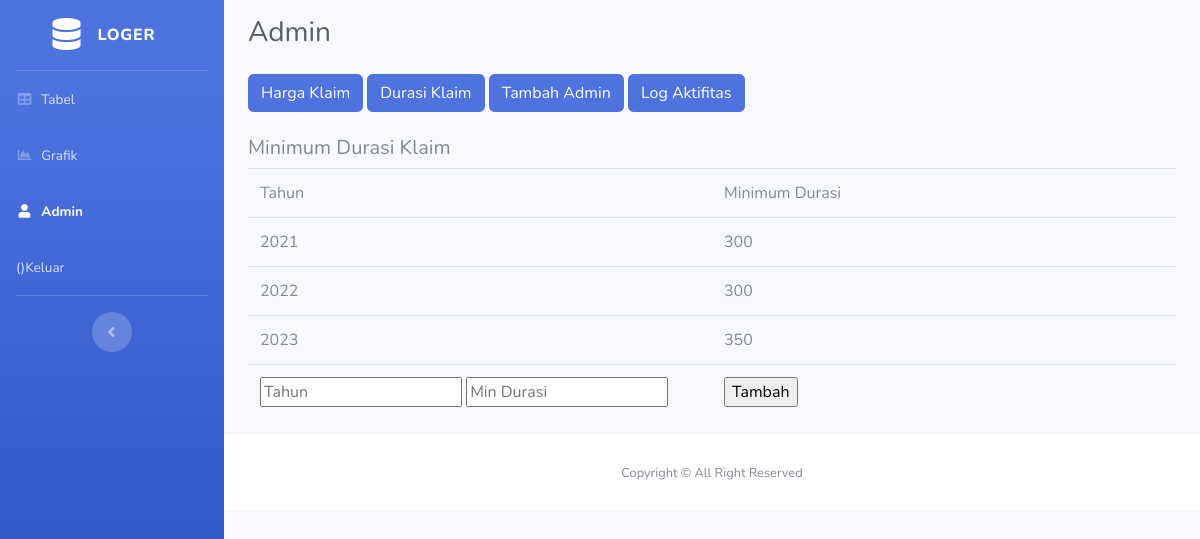
/durasi_klaim.php, run on the app's committed database.
### tables this page shows
CREATE TABLE `min_dur` (
  `id_durasi` int(11) NOT NULL,
  `years` int(4) NOT NULL,
  `min_durasi` int(10) NOT NULL
);

### durasi_klaim.php (the view, shortened to what this page needs)
<!DOCTYPE html>
<html lang="en">
<head>
    <link href="assets/vendor/fontawesome-free/css/all.min.css" rel="stylesheet" type="text/css">
    <link href="assets/css/sb-admin-2.min.css" rel="stylesheet">
</head>
<body id="page-top">
    <div id="wrapper">
        <ul class="navbar-nav bg-gradient-primary sidebar sidebar-dark accordion" id="accordionSidebar">
            <a class="sidebar-brand d-flex align-items-center justify-content-center" href="masuk.php">
                <div class="sidebar-brand-icon">
                    <i class="fas fa-database"></i>
                </div>
                <div class="sidebar-brand-text mx-3">LOGER</div>
            </a>
            <hr class="sidebar-divider my-0">
            <li class="nav-item">
                <a class="nav-link" href="log.php">
                    <i class="fas fa-fw fa-table"></i>
                    <span>Tabel</span></a>
            </li>
            <li class="nav-item">
                <a class="nav-link" href="grafik.php">
                    <i class="fas fa-fw fa-chart-area"></i>
                    <span>Grafik</span></a>
            </li>
            <li class="nav-item active">
                <a class="nav-link" href="home_admin.php">
                    <i class="fas fa-fw fa-user"></i>
                    <span>Admin</span></a>
            </li>
            <li class="nav-item">
                <a class="nav-link" href="logout.php">
                    <?php
                    $email = $_SESSION["email"];
                    ?>
                    <span>(<?php echo $email; ?>)Keluar</span></a>
            </li>
            <hr class="sidebar-divider d-none d-md-block">
            <div class="text-center d-none d-md-inline">
                <button class="rounded-circle border-0" id="sidebarToggle"></button>
            </div>
        </ul>
        <div id="content-wrapper" class="d-flex flex-column">
            <div id="content">
                <nav class="navbar">
                </nav>
                <div class="container-fluid">
                    <div class="d-sm-flex align-items-center justify-content-between mb-4">
                        <h1 class="h3 mb-0 text-gray-800">Admin</h1>
                    </div>
                    <a href="harga_klaim.php" class="btn btn-primary">Harga Klaim</a>
                    <a href="durasi_klaim.php" class="btn btn-primary">Durasi Klaim</a>
                    <a href="daftar_admin.php" class="btn btn-primary">Tambah Admin</a>
                    <a href="log_aktifitas.php" class="btn btn-primary">Log Aktifitas</a>
                    	<br></br>
                    <table class="table bordered">
                            <h5>Minimum Durasi Klaim</h5>
                            <tr>
                                <td width="50%">Tahun</td>
                                <td width="50%">Minimum Durasi</td>
                            </tr>
                            <?php
                            include "koneksi.php";
                            $query_durasi = mysqli_query($koneksi,"SELECT*FROM min_dur");
                            while($res_durasi = mysqli_fetch_array($query_durasi)) {
                            ?>
                            <tr>
                                <td><?php echo $res_durasi['years']; ?></td>
                                <td><?php echo $res_durasi['min_durasi']; ?></td>
                            </tr>
                            <?php
                            };
                            ?>
                            <tr>
                                <form action="proses_tambah_durasi.php" method="POST">
                                <td width="50%"><input type="number" name="years" placeholder="Tahun"> <input type="number" name="min_durasi" placeholder="Min Durasi"></td>
                                <td><input type="submit" value="Tambah"></td>
                            </tr>
                        </table>
    </div>
            <footer class="sticky-footer bg-white">
                <div class="container my-auto">
                    <div class="copyright text-center my-auto">
                        <span>Copyright &copy; All Right Reserved</span>
                    </div>
                </div>
            </footer>
        </div>
    </div>
</body>
</html>
</body>
</html>

### data on the page
min_dur: years "2021", min_durasi "300"
min_dur: years "2022", min_durasi "300"
min_dur: years "2023", min_durasi "350"
